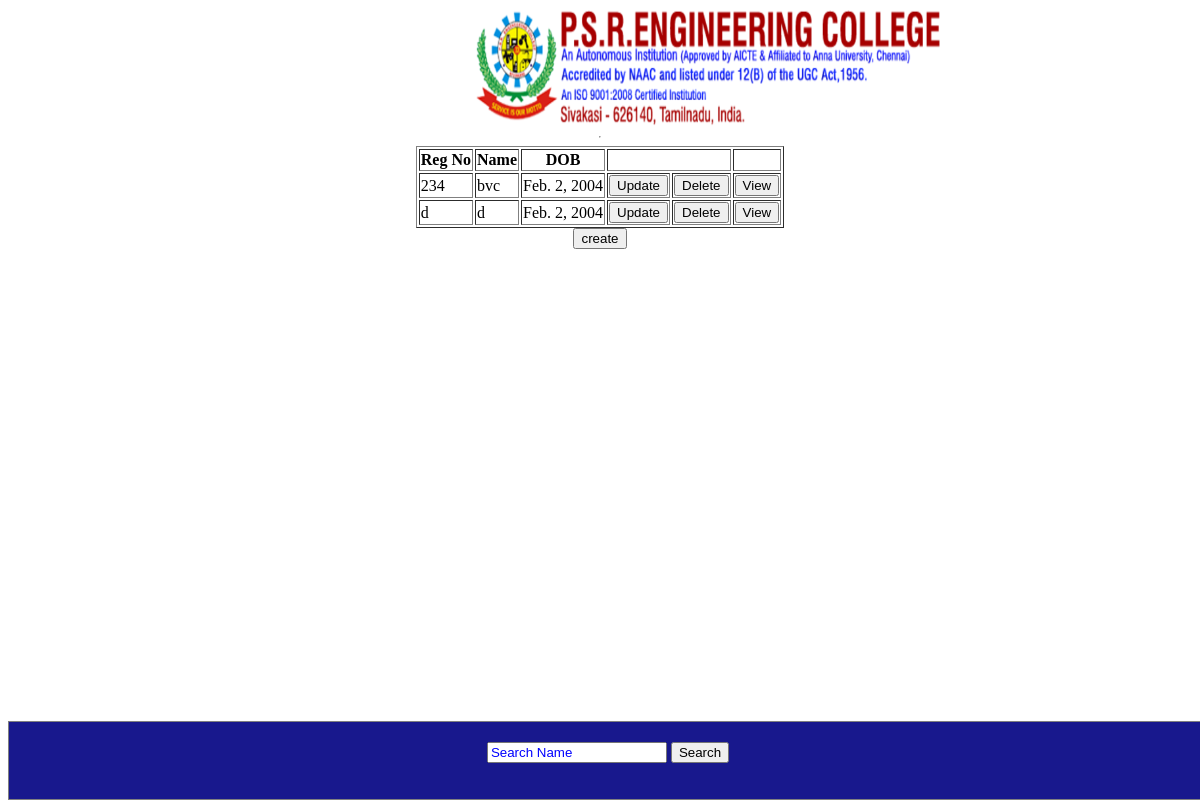
The page /cse/year1/ on the database as committed earlier.
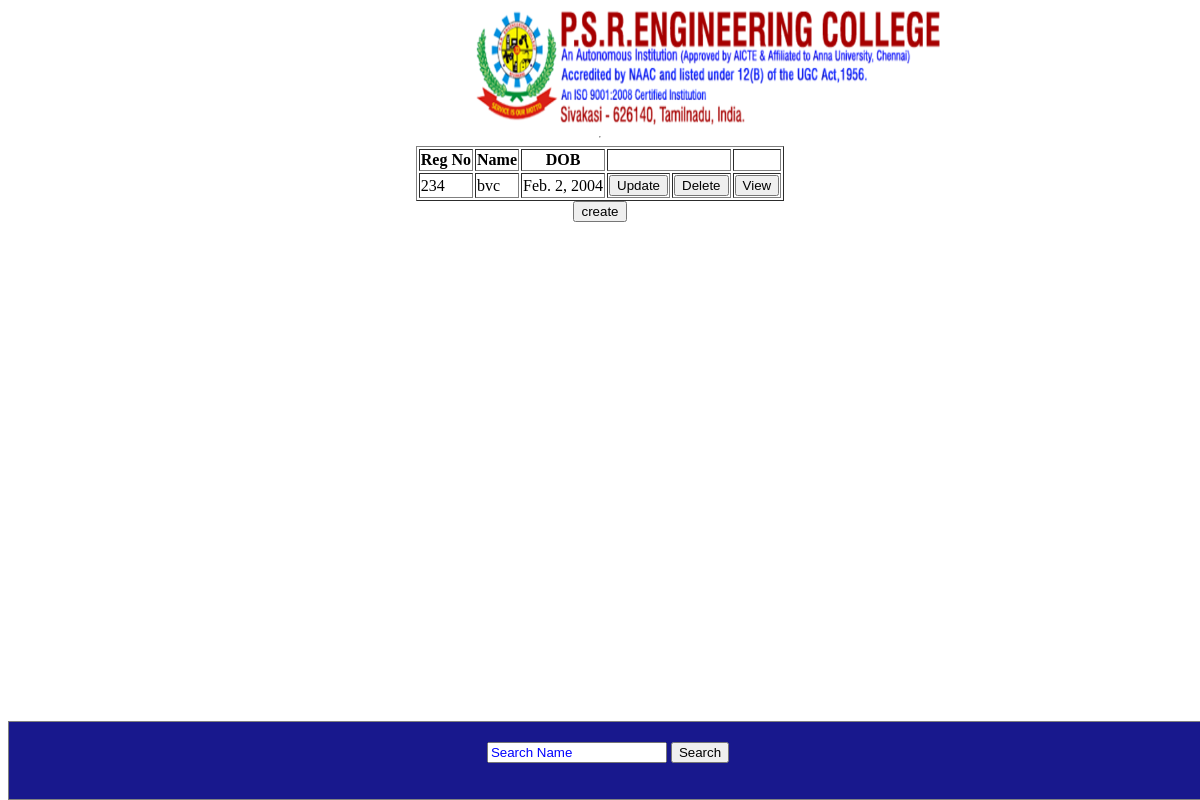
The same page on the database as committed later.
### cseStud/models.py (models this page shows)
class cseStud(models.Model):
    registerNo=models.CharField(max_length=11,default=None,blank=True, null=True)
    name=models.CharField(max_length=20,default=None,blank=True, null=True)
    rollno=models.CharField(max_length=7,default=None,blank=True, null=True)
    Year=models.IntegerField(default=None,blank=True, null=True)
    Class=models.CharField(max_length=10,default=None,blank=True, null=True)
    DOB=models.DateField(default=None,blank=True, null=True)
    Place=models.CharField(max_length=20,default=None,blank=True, null=True)
    YearOfJoin=models.IntegerField(default=None,blank=True, null=True)
    Languages=models.CharField(max_length=100,default=None,blank=True, null=True)
    FatherName=models.CharField(max_length=20,default=None,blank=True, null=True)
    FathersOccupation=models.CharField(max_length=20,default=None,blank=True, null=True)
    MotherName=models.CharField(max_length=20,default=None,blank=True, null=True)
    MothersOccupation=models.CharField(max_length=20,default=None,blank=True, null=True)
    Fees=models.IntegerField(default=None,blank=True, null=True)

### cseStud/views.py (the view)
# urls.py: path('year1/',views.year1),
def year1(request):
    data=cseStud.objects.all()
    sdata={'data':data}
    return render(request,'cseStud/1year.html',context=sdata)

### templates/cseStud/1year.html (shortened to what this page needs)
<html>
{% extends "depInfo/base.html"%}
{% load static %}
{% block content1 %}
{{block.super}}
<hr>
<div class="table" align="center">
<table border="1" align="center">
    <tr>
        <th>Reg No </th>
        <th>Name</th>
        <th>DOB</th>
        <th colspan="2"><th>
    </tr>
    {% if data %}
    {% for list in data%}
    <tr>
        <td>{{list.registerNo}}</td>
        <td>{{list.name}}</td>
        <td>{{list.DOB}}</td>
        <td><a href='update/{{list.id}}/'><button>Update</button></a></td>
        <td><a href='delete/{{list.id}}/'><button>Delete</button></a></td>
        <td><a  href='profile/{{list.id}}/'><button>View</button></a></td>
    </tr>
    {% endfor %}
    {% endif %}
</table>
<a href='create1/'><button>create</button></a>
</div>
{% endblock %}

### templates/depInfo/base.html (shortened to what this page needs)
<html>
<head></head>
<body>
{% block content1 %}
<div class="division" >
{% load static %}
<center>
<a href="/" target="_blank"><img   class="logo" src="{%static '/depInfo/psr.png'%}" alt="PSR Logo"></a>
<link rel="stylesheet" href="{%static '/depInfo/logo.css'%}">
</center>
<div class="foot">
<table border="1" align="center">
<tr>
<td><form action="{%url 'searchbar' %}" method="get">
    <input type="text" class="input" placeholder="Search Name" name="search" >
    <button type="submit" >Search</button>
</form></form></td>
</tr>
</table>
</div>
{%endblock%}
</body>
</html>

### depInfo/static/depInfo/logo.css (style rules this page uses)
.logo { align-items: center; position: sticky; top:0; margin:0px 0px 0px 220px; width: 65%; height: 20%; }
.foot { text-transform: capitalize; width: 100%; position: fixed; bottom: 0; }
.foot > table { border-collapse: collapse; background-color: rgb(24, 24, 141); width: 100%; }
.foot td { text-align: center; padding:20px; font-weight: bold; text-decoration: none; }

### templates/depInfo/base.html (style rules this page uses)
.input { width:15vw; }
.division { display:flex; justify-content:center; flex-direction:column; }
.logo { width:40vw !important; height:15vh !important; }
::placeholder { color : blue; }

Rows that differ between the two databases and show on the page:
removed cseStud: registerNo "d", name "d", DOB "Feb. 2, 2004"
